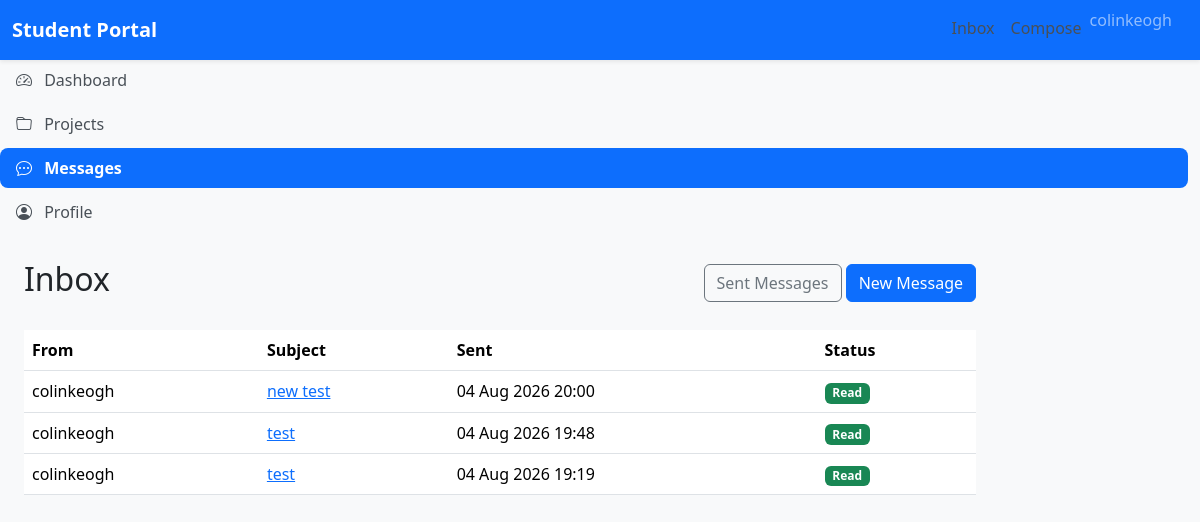
The page /messaging/ (signed in) on the database as committed earlier.
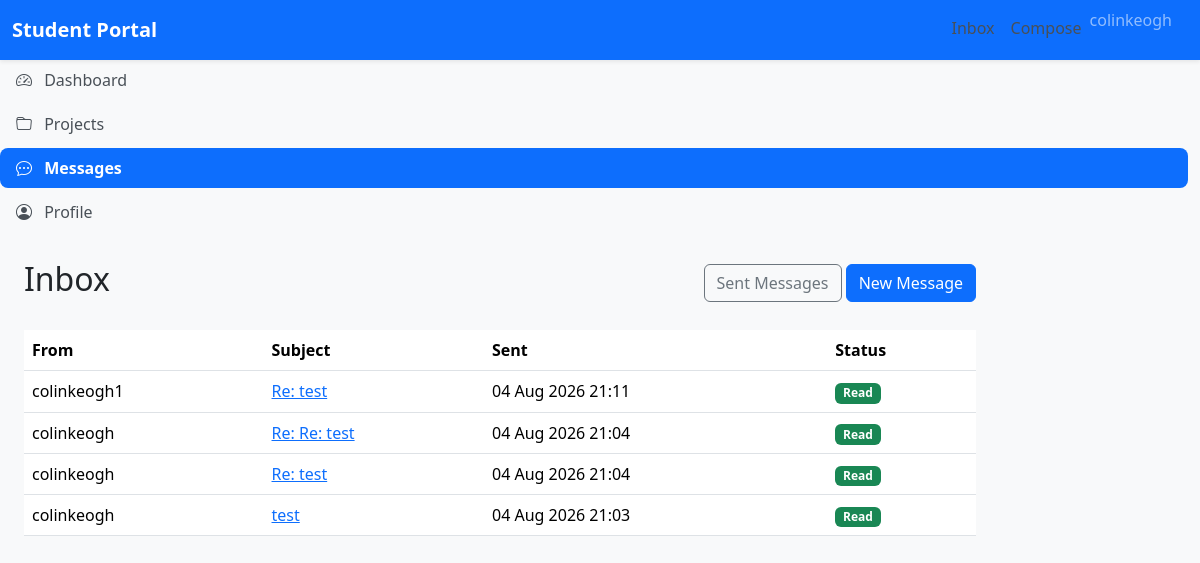
The same page on the database as committed later.
### accounts/models.py (models this page shows)
class CustomUser(AbstractUser):
    pass

### messaging/models.py (models this page shows, shortened)
class Message(models.Model):
    sender = models.ForeignKey(
        settings.AUTH_USER_MODEL,
        on_delete=models.CASCADE,
        related_name="sent_messages",
    )
    recipient = models.ForeignKey(
        settings.AUTH_USER_MODEL,
        on_delete=models.CASCADE,
        related_name="received_messages",
    )
    subject = models.CharField(max_length=200)
    body = models.TextField()
    sent_at = models.DateTimeField(auto_now_add=True)
    is_read = models.BooleanField(default=False)
    class Meta:
        ordering = ["-sent_at"]

### messaging/views.py (the view)
# urls.py: path("", views.inbox, name="inbox"),
@login_required
def inbox(request):
    messages = Message.objects.filter(
        recipient=request.user,
    )
    return render(
        request,
        "messaging/inbox.html",
        {
            "messages": messages,
        },
    )

### messaging/templates/messaging/inbox.html (shortened to what this page needs)
{% extends "base.html" %}
{% block content %}
<div class="d-flex justify-content-between align-items-center mb-4">
    <h2>Inbox</h2>
    <div>
        <a
            href="{% url 'messaging:sent' %}"
            class="btn btn-outline-secondary">
            Sent Messages
        </a>
        <a
            href="{% url 'messaging:new' %}"
            class="btn btn-primary">
            New Message
        </a>
    </div>
</div>
{% if messages %}
<table class="table table-hover">
    <thead>
        <tr>
            <th>From</th>
            <th>Subject</th>
            <th>Sent</th>
            <th>Status</th>
        </tr>
    </thead>
    <tbody>
    {% for message in messages %}
        <tr>
            <td>{{ message.sender.username }}</td>
            <td>
                <a href="{% url 'messaging:detail' message.pk %}">
                    {{ message.subject }}
                </a>
            </td>
            <td>{{ message.sent_at|date:"d M Y H:i" }}</td>
            <td>
                {% if message.is_read %}
                    <span class="badge bg-success">
                        Read
                    </span>
                {% else %}
                    <span class="badge bg-warning text-dark">
                        Unread
                    </span>
                {% endif %}
            </td>
        </tr>
    {% endfor %}
    </tbody>
</table>
{% else %}
<div class="alert alert-info">
    Your inbox is empty.
</div>
{% endif %}
{% endblock %}

### templates/base.html (shortened to what this page needs)
{% load static %}
<!DOCTYPE html>
<html lang="en">
<head>
    <link
        href="https://cdn.jsdelivr.net/npm/bootstrap@5.3.7/dist/css/bootstrap.min.css"
        rel="stylesheet">
    <link
        rel="stylesheet"
        href="https://cdn.jsdelivr.net/npm/bootstrap-icons@1.13.1/font/bootstrap-icons.min.css">
    <link rel="stylesheet"
          href="{% static 'css/style.css' %}">
</head>
<body class="bg-light">
    {% include "includes/navbar.html" %}
    <div class="container-fluid">
        <div class="row">
            {% include "includes/sidebar.html" %}
            <main class="col-md-10 py-4 px-4">
                {% block content %}
                {% endblock %}
            </main>
        </div>
    </div>
</body>
</html>

### templates/includes/navbar.html (shortened to what this page needs)
<nav class="navbar navbar-expand-lg navbar-dark bg-primary shadow-sm">
    <div class="container-fluid">
        <a class="navbar-brand fw-bold" href="/">
            Student Portal
        </a>
        <div class="collapse navbar-collapse" id="navbarNav">
            <ul class="navbar-nav ms-auto">
                {% if user.is_authenticated %}
                    <li class="nav-item">
                        <a class="nav-link" href="{% url 'messaging:inbox' %}">
                        </a>
                    </li>
                    <li class="nav-item">
                        <a class="nav-link" href="{% url 'messaging:new' %}">
                        </a>
                    </li>
                    <li class="nav-item">
                        <span class="navbar-text me-3">
                            {{ user.username }}
                        </span>
                    </li>
                {% else %}
                    <li class="nav-item">
                        <a class="nav-link" href="{% url 'login' %}">
                            Login
                        </a>
                    </li>
                {% endif %}
            </ul>
        </div>
    </div>
</nav>

### templates/includes/sidebar.html
<ul class="nav flex-column">
    <li class="nav-item">
        <a
            class="nav-link {% if request.resolver_match.app_name == 'dashboard' %}active{% endif %}"
            href="{% url 'dashboard:home' %}">
            <i class="bi bi-speedometer2"></i>
            Dashboard
        </a>
    </li>
    <li class="nav-item">
        <a
            class="nav-link {% if request.resolver_match.app_name == 'projects' %}active{% endif %}"
            href="{% url 'projects:list' %}">
            <i class="bi bi-folder"></i>
            Projects
        </a>
    </li>
    <li class="nav-item">
        <a
            class="nav-link {% if request.resolver_match.app_name == 'messaging' %}active{% endif %}"
            href="{% url 'messaging:inbox' %}">
            <i class="bi bi-chat-dots"></i>
            Messages
        </a>
    </li>
    <li class="nav-item">
        <a
            class="nav-link"
            href="#">
            <i class="bi bi-person-circle"></i>
            Profile
        </a>
    </li>
</ul>

### static/css/style.css (style rules this page uses)
body { min-height: 100vh; background-color: #f8f9fa; }
main { min-height: 100vh; }
.nav-link { color: #495057; border-radius: 0.5rem; margin-bottom: 0.25rem; transition: all 0.2s ease; }
.nav-link.active { background-color: #0d6efd; color: #fff !important; font-weight: 600; }
.nav-link i { margin-right: 0.5rem; }

Rows that differ between the two databases and show on the page:
removed Message: sender.username "colinkeogh", subject "new test", sent_at "04 Aug 2026 20:00", is_read "Read"
removed Message: sender.username "colinkeogh", subject "test", sent_at "04 Aug 2026 19:48", is_read "Read"
removed Message: sender.username "colinkeogh", subject "test", sent_at "04 Aug 2026 19:19", is_read "Read"
added Message: sender.username "colinkeogh1", subject "Re: test", sent_at "04 Aug 2026 21:11", is_read "Read"
added Message: sender.username "colinkeogh", subject "Re: Re: test", sent_at "04 Aug 2026 21:04", is_read "Read"
added Message: sender.username "colinkeogh", subject "Re: test", sent_at "04 Aug 2026 21:04", is_read "Read"
added Message: sender.username "colinkeogh", subject "test", sent_at "04 Aug 2026 21:03", is_read "Read"
